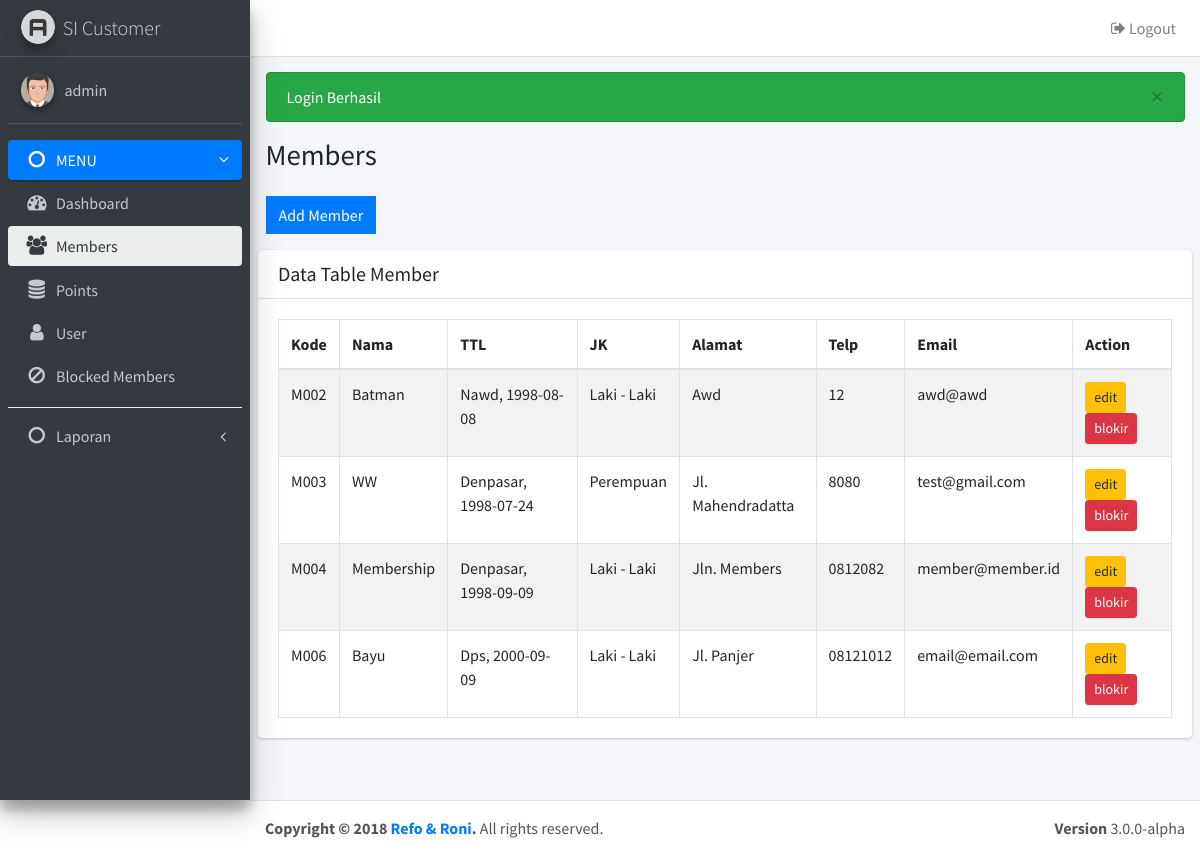
Screenshot of /members.php (signed in) with the database file from the repository.
### tables this page shows
CREATE TABLE `member` (
  `kd_member` varchar(10) NOT NULL,
  `nama_lengkap` varchar(40) NOT NULL,
  `tempat_lhr` varchar(30) NOT NULL,
  `tgl_lhr` date NOT NULL,
  `jk` enum('l','p') NOT NULL,
  `alamat` varchar(100) NOT NULL,
  `no_telp` varchar(15) NOT NULL,
  `email` varchar(60) NOT NULL,
  `created` date NOT NULL,
  `stat` int(1) NOT NULL DEFAULT '1'
);

### members.php (the view, shortened to what this page needs)
<?php
include "config/koneksi.php";
$title = 'Members';
$user = $_SESSION['username'];
require_once 'layout/header.php';
require_once 'layout/navbar.php';
require_once 'layout/sidebar.php';
?>
    <section class="content">
      	<div class="col-md-12">
	      	<a data-toggle="collapse" href="#collapseMember" class="btn btn-flat btn-primary"><?= (!isset($_GET['kd']) ? 'Add Member' : 'Edit Member') ?></a>
      	</div>
    </section>
    <section class="content">
    	 <div class="card">
            <div class="card-header">
              <h3 class="card-title">Data Table Member</h3>
            </div>
            <div class="card-body">
              <table id="example1" class="table table-bordered table-striped">
                <thead>
	                <tr>
	                  <th>Kode</th>
	                  <th>Nama </th>
	                  <th>TTL</th>
	                  <th>JK</th>
	                  <th>Alamat</th>
	                  <th>Telp</th>
	                  <th>Email</th>
	                  <th>Action</th>
	                </tr>
                </thead>
                <tbody>
                	<?php $sql = $db->query("SELECT * FROM member WHERE stat = 1");
                	foreach($sql as $row){ ?>
	                <tr>
	                  <td><?= $row['kd_member'] ?></td>
	                  <td><?= ucwords($row['nama_lengkap']) ?></td>
	                  <td><?= ucwords($row['tempat_lhr']).", ".$row['tgl_lhr'] ?></td>
	                  <td><?= ($row['jk']== 'l' ? 'Laki - Laki' : 'Perempuan') ?></td>
	                  <td><?= ucwords($row['alamat']) ?></td>
	                  <td><?= strtoupper($row['no_telp']) ?></td>
	                  <td><?= $row['email'] ?></td>
	                  <td>
	                  	<a href="members.php?kd=<?= $row['kd_member'] ?>" class="btn btn-warning btn-sm">
	                  		edit
	                  	</a>
					  	<a href="proses/delete.php?to=members&kd=<?= $row['kd_member'] ?>" class="btn btn-danger btn-sm" onclick="return confirm('Yakin akan memblokir member?')">
					  		blokir
					  	</a>
	                  </td>
	                </tr>
	            	<?php } ?>
              </table>
            </div>
          </div>
    </section>
<?php require_once('layout/footer.php') ?>

### layout/header.php (shortened to what this page needs)
<!DOCTYPE html>
<html>
<head>
  <link rel="stylesheet" href="https://maxcdn.bootstrapcdn.com/font-awesome/4.4.0/css/font-awesome.min.css">
  <link rel="stylesheet" href="https://code.ionicframework.com/ionicons/2.0.1/css/ionicons.min.css">
  <link rel="stylesheet" href="<?= base_url('assets/dist/css/adminlte.min.css') ?>">
  <link rel="stylesheet" href="<?= base_url() ?>assets/plugins/iCheck/all.css">
  <link rel="stylesheet" href="<?= base_url() ?>assets/plugins/datatables/dataTables.bootstrap4.css">
  <link rel="stylesheet" href="//code.jquery.com/ui/1.12.1/themes/base/jquery-ui.css">
</head>

### layout/navbar.php
<body class="hold-transition sidebar-mini">
<div class="wrapper">
  <nav class="main-header navbar navbar-expand bg-white navbar-light border-bottom">
    <ul class="navbar-nav ml-auto">
      <li class="nav-item dropdown">
        <a class="nav-link" href="<?= base_url('proses/logout.php') ?>">
          <i class="fa fa-sign-out"></i> Logout
        </a>
      </li>
    </ul>
  </nav>

### layout/sidebar.php (shortened to what this page needs)
<aside class="main-sidebar sidebar-dark-primary elevation-4">
  <a href="assets/index3.html" class="brand-link">
    <img src="<?= base_url(); ?>assets/dist/img/AdminLTELogo.png"
         alt="AdminLTE Logo"
         class="brand-image img-circle elevation-3"
         style="opacity: .8">
    <span class="brand-text font-weight-light">SI Customer</span>
  </a>
  <div class="sidebar">
    <div class="user-panel mt-3 pb-3 mb-3 d-flex">
      <div class="image">
        <img src="<?= base_url()?>assets/dist/img/avatar5.png" class="img-circle elevation-2" alt="User Image">
      </div>
      <div class="info">
        <a href="#" class="d-block"><?= $user ?></a>
      </div>
    </div>
    <nav class="mt-2">
      <ul class="nav nav-pills nav-sidebar flex-column" data-widget="treeview" role="menu" data-accordion="false">
        <li class="nav-item has-treeview menu-open">
          <a href="#" class="nav-link active">
            <i class="nav-icon fa fa-circle-o"></i>
            <p>
              MENU
              <i class="right fa fa-angle-left"></i>
            </p>
          </a>
          <ul class="nav nav-treeview">
            <li class="nav-item">
              <a href="<?= base_url('dashboard.php') ?>" class="nav-link <?= ($title=='Dashboard') ? 'active' : '' ?>">
                <i class="fa fa-dashboard nav-icon"></i>
                <p>Dashboard</p>
              </a>
            </li>
            <li class="nav-item">
              <a href="<?= base_url('members.php') ?>" class="nav-link <?= ($title=='Members') ? 'active' : '' ?>">
                <i class="fa fa-users nav-icon"></i>
                <p>Members</p>
              </a>
            </li>
            <li class="nav-item">
              <a href="<?= base_url('points.php') ?>" class="nav-link <?= ($title=='Points') ? 'active' : '' ?>">
                <i class="fa fa-database nav-icon"></i>
                <p>Points</p>
              </a>
            </li>
            <?php if($_SESSION['level'] == 'admin'){ ?>
            <li class="nav-item">
              <a href="users.php" class="nav-link <?= ($title=='Users') ? 'active' : '' ?>">
                <i class="fa fa-user nav-icon"></i>
                <p>User</p>
              </a>
            </li>
            <li class="nav-item">
              <a href="blocked.php" class="nav-link <?= ($title=='Blocked') ? 'active' : '' ?>">
                <i class="fa fa-ban nav-icon"></i>
                <p>Blocked Members</p>
              </a>
            </li>
            <?php } ?>
          </ul>
        </li>
        <div class="dropdown-divider"></div>
        <li class="nav-item has-treeview">
          <a href="#" class="nav-link">
            <i class="nav-icon fa fa-circle-o"></i>
            <p>
              Laporan
              <i class="right fa fa-angle-left"></i>
            </p>
          </a>
        </li>
      </ul>
    </nav>
  </div>
</aside>
<div class="content-wrapper">
  <section class="content-header">
    <div class="container-fluid">
      <?= msghandling(); ?>
      <div class="row mb-2">
        <div class="col-sm-6">
          <h1><?= $title ?></h1>
        </div>
      </div>
    </div>
  </section>

### config/koneksi.php (shortened to what this page needs)
<?php
function base_url($url = null){
	if(empty($url)){
		return BASE_URL;
	} else {
		return BASE_URL."$url";
	}
}
function msghandling($arr = array("danger", "success", "warning")){
	foreach($arr as $r){
		if(isset($_SESSION[$r])){
			echo "<div class='alert alert-$r'>$_SESSION[$r] <button type='button' class='close' data-dismiss='alert' aria-hidden='true'>&times;</button> </div>";
		}
	}
}
 ?>

### layout/footer.php (shortened to what this page needs)
 </div>
  <footer class="main-footer">
    <div class="float-right d-none d-sm-block">
      <b>Version</b> 3.0.0-alpha
    </div>
    <strong>Copyright &copy; 2018 <a href="http://adminlte.io">Refo & Roni</a>.</strong> All rights
    reserved.
  </footer>
</div>
</body>
</html>

### rows the page displays
member: kd_member "M002", nama_lengkap "Batman", tempat_lhr "Nawd", tgl_lhr "1998-08-08", jk "Laki - Laki", alamat "Awd", no_telp "12", email "awd@awd"
member: kd_member "M003", nama_lengkap "WW", tempat_lhr "Denpasar", tgl_lhr "1998-07-24", jk "Perempuan", alamat "Jl. Mahendradatta", no_telp "8080", email "test@gmail.com"
member: kd_member "M004", nama_lengkap "Membership", tempat_lhr "Denpasar", tgl_lhr "1998-09-09", jk "Laki - Laki", alamat "Jln. Members", no_telp "0812082", email "member@member.id"
member: kd_member "M006", nama_lengkap "Bayu", tempat_lhr "Dps", tgl_lhr "2000-09-09", jk "Laki - Laki", alamat "Jl. Panjer", no_telp "08121012", email "email@email.com"

### other values shown
$user "admin"
$_SESSION[$r] "Login Berhasil"
$title "Members"
